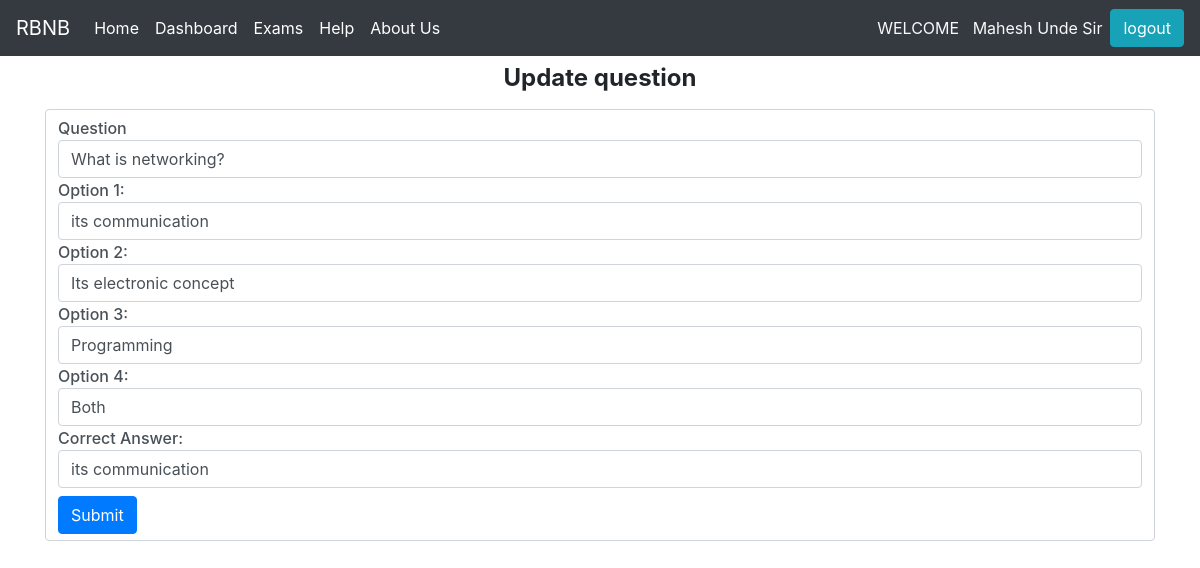
Screenshot of /bcs/update/question/1/1 (signed in) with the database file from the repository.
### bcs/models.py (models this page shows, shortened)
class Question_Answer(models.Model):
    exam=models.ForeignKey(Exam,on_delete=models.CASCADE)
    question_text=models.CharField(max_length=250)
    option_1=models.CharField(max_length=250)
    option_2=models.CharField(max_length=250)
    option_3=models.CharField(max_length=250)
    option_4=models.CharField(max_length=250)
    correct_answer=models.CharField(max_length=250)

### bcs/views.py (the view)
# urls.py: path('update/question/<slug:eid>/<slug:qid>',views.update_question,name='update_question'),
def update_question(request, eid, qid):
    try:
        teacher = Teachers.objects.get(user__id=request.user.id)
        exam = Exam.objects.get(id=eid, teacher=teacher)
    except:
        return HttpResponse("You are not teacher")
    context = {}
    obj = get_object_or_404(Question_Answer, id=qid)
    form = Question_AnswerForm(request.POST or None, instance=obj)
    if form.is_valid():
        form.save()
        return redirect('add_question', obj.exam.subject.id)
    context["form"] = form
    return render(request, 'update_question.html', context)

### bcs/forms.py
class Question_AnswerForm(forms.ModelForm):
    class Meta:
        model=Question_Answer
        exclude=['teacher','exam']
        fields=['question_text','option_1','option_2','option_3','option_4','correct_answer']

### bcs/templatetags/check_user_tags.py (called while the page is built)
@register.simple_tag
def check_is_student(studid):
    user=User.objects.get(id=studid)
    try:
        student=Students.objects.get(user=user)
        return student
    except:
        return False
    return

### templates/update_question.html (shortened to what this page needs)
{% include 'base.html' %}
{% load widget_tweaks %}
<!DOCTYPE html>
<html lang="en">
<head>
</head>
<body>
    <div  class="container">
        <h4>
     <p class="text-center mt-2 font-weight-bold"> Update question
    <form method="POST" class="form-control">
        Question{{form.question_text|add_class:'form-control'}}
        Option 1:{{form.option_1|add_class:'form-control'}}
        Option 2:{{form.option_2|add_class:'form-control'}}
        Option 3:{{form.option_3|add_class:'form-control'}}
        Option 4:{{form.option_4|add_class:'form-control'}}
        Correct Answer: {{form.correct_answer|add_class:'form-control'}}
        <input type="submit" class="btn btn-primary mt-2">
    </form>
</h4>
</div>
</body>
</html>

### templates/partial/header.html (shortened to what this page needs)
{% load static %}
{% load check_user_tags %}
<nav class="navbar navbar-expand-lg navbar-dark bg-dark">
    <a class="navbar-brand" href="{% url 'index' %}">
      RBNB
    </a>
    <div class="collapse navbar-collapse" id="navbarText">
      {% if request.user.is_authenticated %}
      {%   check_is_student request.user.id as student %}
      {% if student %}
      <ul class="navbar-nav mr-auto">
        <li class="nav-item active">
            <a class="nav-link" href="{% url 'student_home' %}">Home<span class="sr-only">(current)</span></a>
          </li>
        <li class="nav-item">
          <a class="nav-link active" href="{% url 'student_teacher' %}">Upcoming Exam <span class="sr-only">(current)</span></a>
        </li>
        <li class="nav-item active">
          <a class="nav-link" href="{% url 'student_previous_exam' %}">Previous Exam</a>
        </li>
          <li class="nav-item active">
            <a class="nav-link" href="{% url 'help' %}">Help <span class="sr-only">(current)</span></a>
          </li>
        <li class="nav-item active">
          <a class="nav-link" href="{% url 'aboutus' %}">About Us <span class="sr-only">(current)</span></a>
        </li>
      </ul>
      {% else %}
      <ul class="navbar-nav mr-auto">
        <li class="nav-item active">
            <a class="nav-link" href="{% url 'teacher_home' %}">Home <span class="sr-only">(current)</span></a>
          </li>
          <li class="nav-item active">
            <a class="nav-link" href="{% url 'teacher_profile' %}">Dashboard </a>
          </li>
          <li class="nav-item active">
            <a class="nav-link" href="{% url 'teacher_exam' %}">Exams </a>
          </li>
            <li class="nav-item active">
              <a class="nav-link" href="{% url 'help' %}">Help <span class="sr-only">(current)</span></a>
            </li>
          <li class="nav-item active">
            <a class="nav-link" href="{% url 'aboutus' %}">About Us <span class="sr-only">(current)</span></a>
          </li>
        </ul>
      {% endif %}
      {% endif %}
      {% if request.user.is_authenticated %}
      <p class="text-light my-0 ">
          WELCOME &nbsp
       {{ request.user.first_name }} {{request.user.last_name}}
      </p>
      <a class="btn btn-info ml-2 " value="logout" href="{% url 'logout' %}">logout</a>
    {% endif %}
    </div>
  </nav>

### rows the page displays
Question_Answer: question_text "What is networking?", option_1 "its communication", option_2 "Its electronic concept", option_3 "Programming", option_4 "Both", correct_answer "its communication"

### other values shown
{{ request.user.first_name }} "Mahesh"
{{ request.user.last_name }} "Unde Sir"
